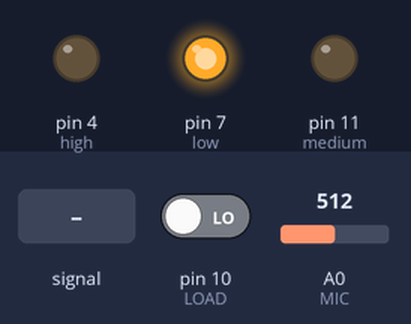
Bench run of a sketch on a simulated Arduino Uno, built with avr-gcc and run on an emulated ATmega328P. On the bench: output pins drawn as LEDs (lit = HIGH). Inputs (shaded band) come from the test bench; at power-on: pin 10 (LOAD) LOW, A0 (MIC) = 512.

Above: at 1.2 s.
1.3 s: A0 (MIC) fed a 200 Hz sine of ±81 counts around its level
At 2.6 s:
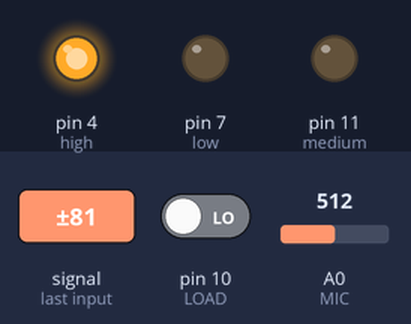
3.0 s: pin 10 (LOAD) driven HIGH
At 4.3 s:
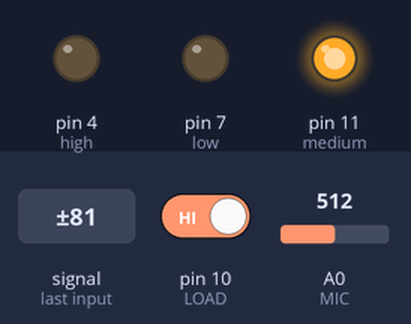
4.6 s: pin 10 (LOAD) driven LOW
At 5.6 s:
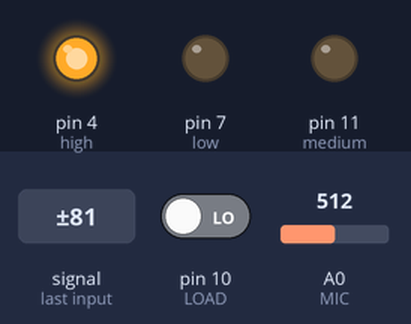
6.1 s: A0 (MIC) set to 306
At 7.3 s:
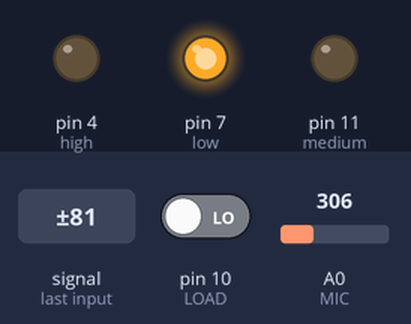
Timing chart, 0 to 8.9 s (numbered marks = the images above; inputs shaded):
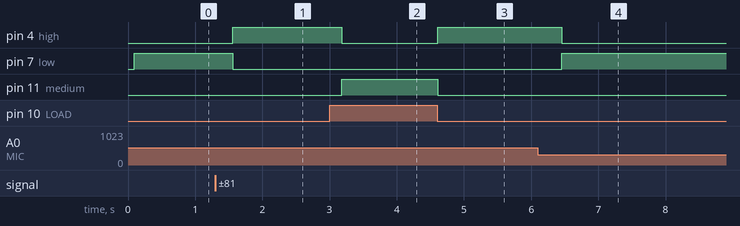

Measured:
- after the input at 1.3 s, pin 4 (high): LOW → HIGH after 0.26 s; pin 7 (low): HIGH → LOW after 0.26 s
- after the input at 3.0 s, pin 4 (high): HIGH → LOW after 0.18 s; pin 11 (medium): LOW → HIGH after 0.18 s
- after the input at 4.6 s, pin 4 (high): LOW → HIGH at once; pin 11 (medium): HIGH → LOW at once
- after the input at 6.1 s, pin 4 (high): HIGH → LOW after 0.35 s; pin 7 (low): LOW → HIGH after 0.35 s

The sketch:

VoluLight_Andrew.ino
```cpp
//pins
enum LP {high = 4, low = 7, medium = 11}; //light pins
const int MIC = 14; //needs to be analog capable
enum BP {POWER = 0, GROUND, LOAD = 10}; // button/switch pins

//other
enum debug {sp = false, dly = true, /*dl = 200,*/ vt = false}; //sp - serial print, dly - delay, dl - delay length, vt - variable testing
enum settings {nl = 522, nh = 575, hl = 545, hh = 610, fl = 750, dl = 400}; // normal low, normal high, high low, high high, for length, delay length
//other variables
//unsigned long long CycleCount = 0;


struct threshold
{
  unsigned int high : 11;
  unsigned int low : 11;
};

struct modes
{
  threshold high, normal, current; // the high/presenter mode, normal mode, and what the current threshold is
  //volatile threshold temp;
 // volatile bool nc; //new current
} ala; // ala modes


void ModeShift()
{

  //check BP LOAD
 // auto mode = digitalRead(LOAD);

  //assign ala.current thresholds
  digitalWrite(high, HIGH);
  digitalWrite(low, HIGH);

  if (digitalRead(LOAD) == HIGH)
  {
    ala.current.high = ala.high.high;
    ala.current.low = ala.high.low;
  }
  else
   {
    ala.current.high = ala.normal.high;
    ala.current.low = ala.normal.low;
   }
}

LP PickLight(int volume, threshold limits)
{
  if (volume > limits.high)
    return high;
  else if (volume < limits.low)
    return low;
  else
    return medium;
}

void SwitchLights(LP pick) //pass picklight to SwitchLights
{
  switch(pick)
  {
    case high:
      digitalWrite(high, HIGH);
      digitalWrite(medium, LOW);
      digitalWrite(low, LOW);
      delay(dl);
      break;
    case medium:
      digitalWrite(high, LOW);
      digitalWrite(medium, HIGH);
      digitalWrite(low, LOW);
      delay(dl * 1.25);
      break;
    case low:
      digitalWrite(high, LOW);
      digitalWrite(medium, LOW);
      digitalWrite(low, HIGH);
      delay(dl);
      break;
    default:
      digitalWrite(high, HIGH);
      digitalWrite(medium, HIGH);
      digitalWrite(low, HIGH);
  }
}

int Sample()
{
  if (sp == true)
  {
    Serial.println("GetAverage starts");
  }

  int SMax = 0; //sampled max
  //unsigned int vt; //volume totaL
  int volume;
  for (short fv = 0; fv <= fl; fv++)
  {
    volume = analogRead(MIC);
    if (SMax < volume)
    {
      SMax = volume;
      delay(10);
    }


    if (sp == true)
  {
    Serial.println(volume);
  }
  }

  if (digitalRead(LOAD) == HIGH)
  {
    ala.current.high = ala.high.high;
    ala.current.low = ala.high.low;
  }
  else
   {
    ala.current.high = ala.normal.high;
    ala.current.low = ala.normal.low;
   }

  if (sp == true)
  {

    Serial.println("Sample ends");
    delay(dl);
  }

  return SMax;
}

void setup() {

  //serial
  if (sp == true)
  {
  Serial.begin(9600);
  }

  //set thresholds
  ala.high.high = hh;
  ala.high.low = hl;

  ala.normal.high = nh;
  ala.normal.low = nl;

  ala.current.high = ala.normal.high;
  ala.current.low = ala.normal.low;

  //set pins
  pinMode(high, OUTPUT);
  pinMode(medium, OUTPUT);
  pinMode(low, OUTPUT);

  pinMode(LOAD, INPUT);
 // pinMode(POWER, OUTPUT);
  //digitalWrite(POWER, HIGH);

  //interrupt
  //attachInterrupt(digitalPinToInterrupt(LOAD),ModeShift, CHANGE);
  //interrupts();

  //debug prints
  //int debug = HIGH;
  //Serial.println(debug);

}

void loop() {
  //get volume
  //interrupts();
  //volume = analogRead(MIC)

  SwitchLights(PickLight(Sample(), ala.current));

  if (sp == true)
  {
    //Serial.println(volume);

    if (vt == true)
    {
      Serial.println(ala.current.high);
    }


  }


}
```
